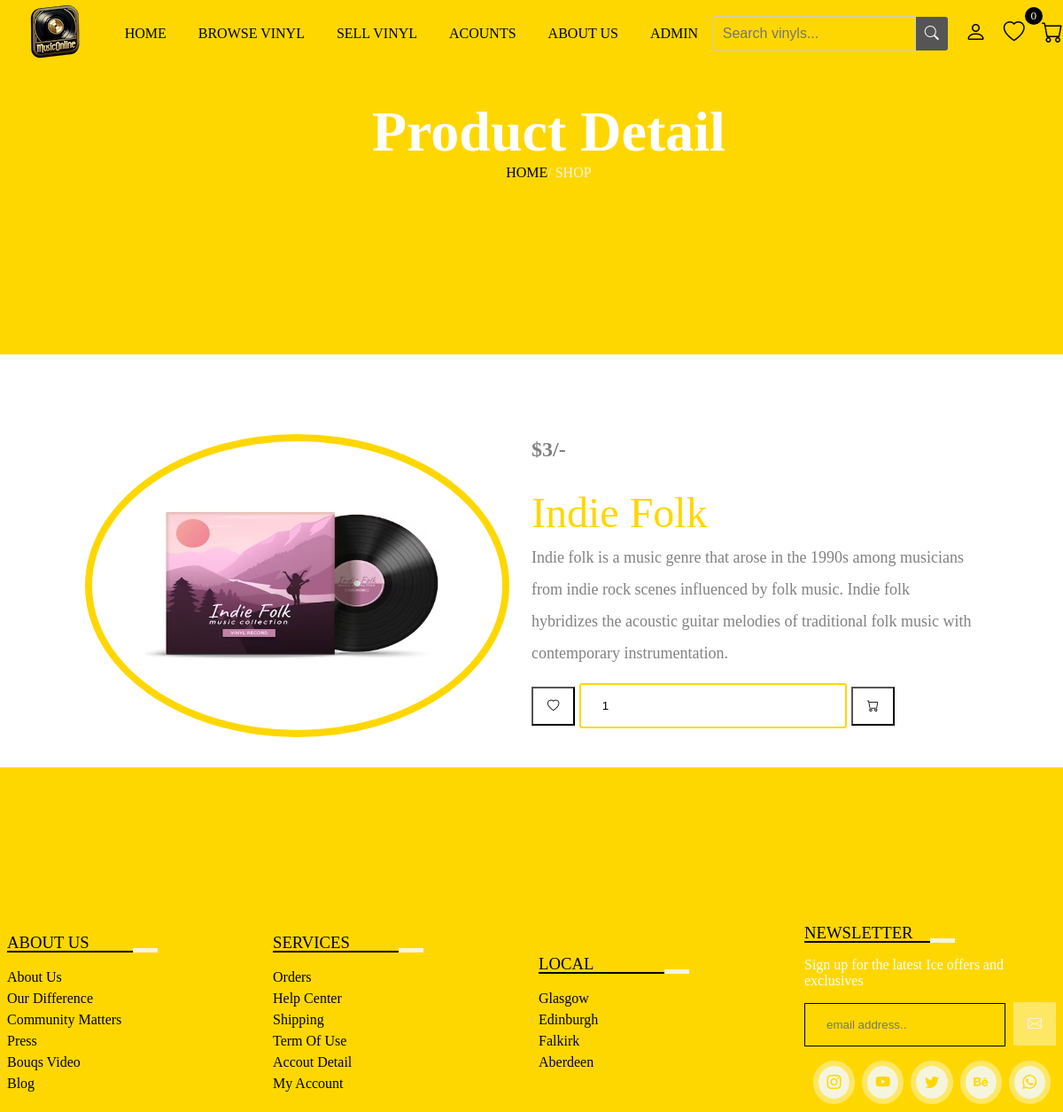
The page /view_page.php?pid=23 on the database its author committed.
### tables this page shows
CREATE TABLE `products` (
  `id` int(255) NOT NULL,
  `name` varchar(255) NOT NULL,
  `price` varchar(255) NOT NULL,
  `product_detail` varchar(1000) NOT NULL,
  `image` varchar(255) NOT NULL
);

### view_page.php (the view, shortened to what this page needs)
<?php
    include 'connection.php';
?>
<!DOCTYPE html>
<html lang="en">
<head>
    <link rel="stylesheet" href="https://cdn.jsdelivr.net/npm/bootstrap-icons@1.9.1/font/bootstrap-icons.css">
    <link rel="stylesheet" href="css/main.css">
</head>
<body>
    <?php include 'header.php'; ?>
    <div class="banner">
        <div class="detail">
            <h1>product detail</h1>
            <a href="index.php">home</a><span>/ shop</span>
        </div>
    </div>
    <section class="view_page">
            <?php
                if (isset($_GET['pid'])) {
                    $pid = $_GET['pid'];
                    $select_products = mysqli_query($conn, "SELECT * FROM `products` WHERE id = '$pid'") or die('query failed');
                    if (mysqli_num_rows($select_products)>0) {
                        while($fetch_products = mysqli_fetch_assoc($select_products)){
            ?>
            <form method="post">
                <img src="image/<?php echo $fetch_products['image']; ?>">
                <div class="detail">
                    <div class="price">$<?php echo $fetch_products['price']; ?>/-</div>
                    <div class="name"><?php echo $fetch_products['name']; ?></div>
                    <div class="detail"><?php echo $fetch_products['product_detail']; ?></div>
                    <div class="icon">
                        <button type="submit" name="add_to_wishlist" class="bi bi-heart"></button>
                        <input type="number" name="product_quantity" value="1" min="0" class="quantity">
                        <button type="submit" name="add_to_cart" class="bi bi-cart"></button>
                    </div>
                </div>
            </form>
            <?php
                        }
                    }
                }
            ?>
    </section>
    <?php include 'footer.php'; ?>
</body>
</html>

### css/main.css (style rules this page uses)
* { margin: 0; padding: 0; box-sizing: border-box; }
:root { --box-shadow: 0px 0px 0px 7px rgb(255 255 255/40%); --box-shadow2: 0 .5rem 1rem rgba(0, 0, 0, 0.1); --orange: #ffd700; }
a { text-decoration: none; }
input, textarea, select { outline: none; border: 1px solid #55555544; background: transparent; width: 100%; padding: 1rem 1.5rem; border-radius: 10px; margin: 1rem 0; }
.banner { background: var(--orange); width: 100%; height: 50vh; position: relative; z-index: 1; }
.banner::before { position: absolute; content: ''; bottom: -18%; right: 0; width: 316px; height: 245px; background-size: 314px; background-repeat: no-repeat; }
.banner .detail { position: absolute; padding: 7rem 0; left: 35%; text-align: center; z-index: 200; }
.banner .detail h1 { font-size: 4rem; color: #f5f5dd; text-transform: capitalize; }
.banner .detail a { text-transform: uppercase; color: #000; }
.banner .detail span { color: #f5f5dd; text-transform: uppercase; }
.price { position: absolute; text-align: 5%; left: 5%; top: 5%; font-weight: bold; font-size: 1.5rem; }
.view_page { padding: 5% 8%; }
.view_page form { display: grid; grid-template-columns: repeat(auto-fit, minmax(35px, 1fr)); justify-content: center; align-items: center; }
.view_page form img { width: 95%; height: 85%; padding: .5rem; border-radius: 50%; background: var(--orange); }
.view_page form .name { font-size: 3rem; margin-bottom: -1rem; text-transform: capitalize; color: var(--orange); }
.view_page form .detail, .view_page form .price { font-size: 18px; color: gray; line-height: 2; }
.view_page form .price { font-size: 24px; position: relative; left: 0; }
.view_page form .quantity { width: 60%; box-shadow: none; border: 2px solid var(--orange); border-radius: 3px; margin-top: 1rem; }
.view_page button { background: transparent; outline: none; color: #000; margin-top: 1rem; padding: .8rem 1rem; cursor: pointer; }

### css/style.css (style rules this page uses)
* { margin: 0; padding: 0; box-sizing: border-box; }
:root { --box-shadow: 0px 0px 0px 6px rgb(255 255 255/40%); --box-shadow2: 0 .5rem 1rem rgba(0, 0, 0, 0.1); --orange: #ffd700; }
a { text-decoration: none; }
input, textarea, select { outline: none; border: 1px solid #55555544; background: transparent; width: 100%; padding: 1rem 1.5rem; border-radius: 10px; margin: 1rem 0; }
.banner { background: var(--orange); width: 100%; height: 50vh; position: relative; z-index: 1; }
.banner::before { position: absolute; content: ''; bottom: -1%; right: 0; width: 316px; height: 150px; background-size: 314px; background-repeat: no-repeat; }
.banner .detail { position: absolute; padding: 7rem 0; left: 35%; text-align: center; z-index: 200; }
.banner .detail h1 { font-size: 4rem; color: #fff; text-transform: capitalize; }
.banner .detail a { text-transform: uppercase; color: #000; }
.banner .detail span { color: #f5f5dd; }

### rows shown on the page
products: image (picture), price "3", name "Indie Folk", product_detail "Indie folk is a music genre that arose in the 1990s among musicians from indie rock scenes influenced by folk music. Indie folk hybridizes the acoustic guitar melodies of traditional folk music with contemporary instrumentation."

### other values the page prints
$wishlist_num_rows "0"
